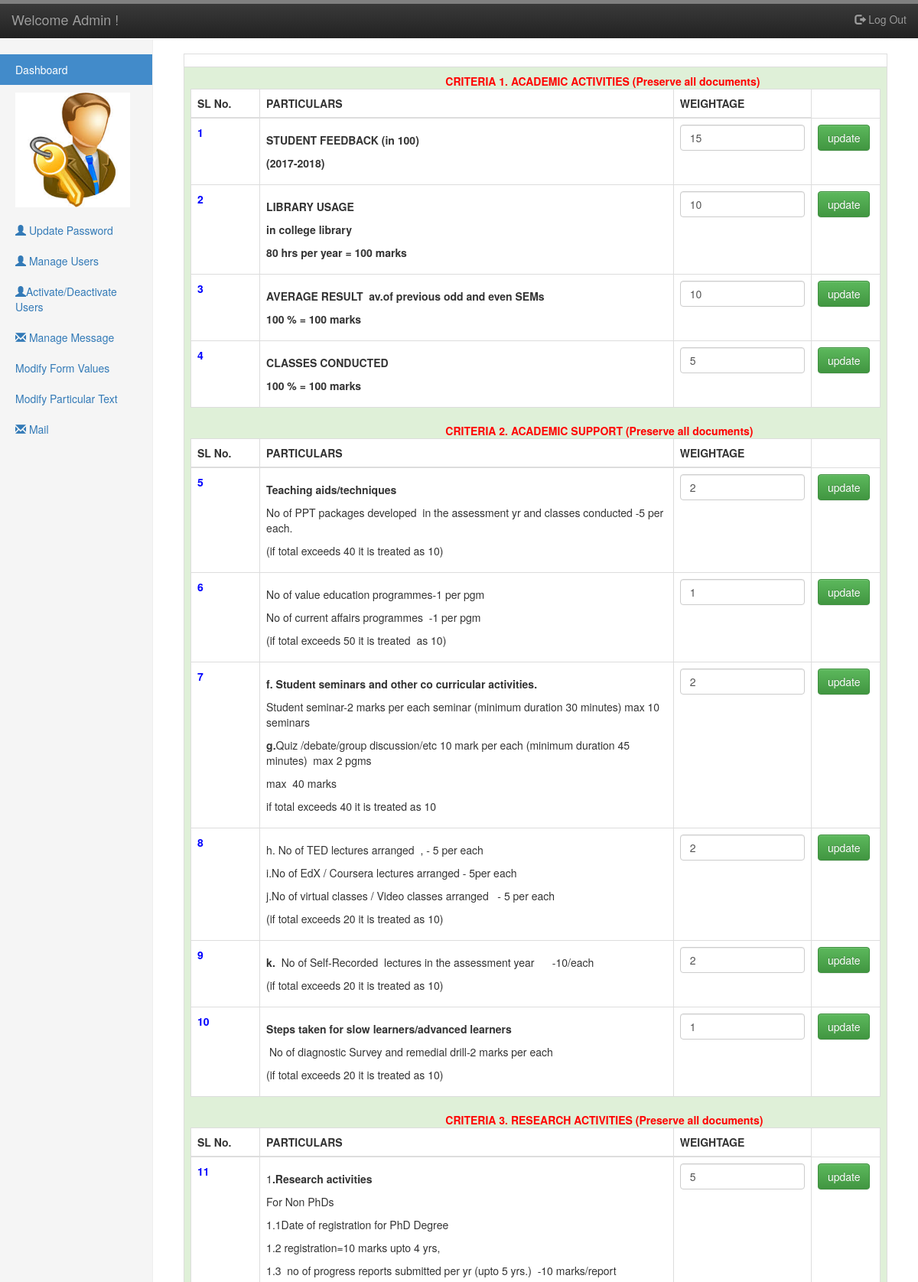
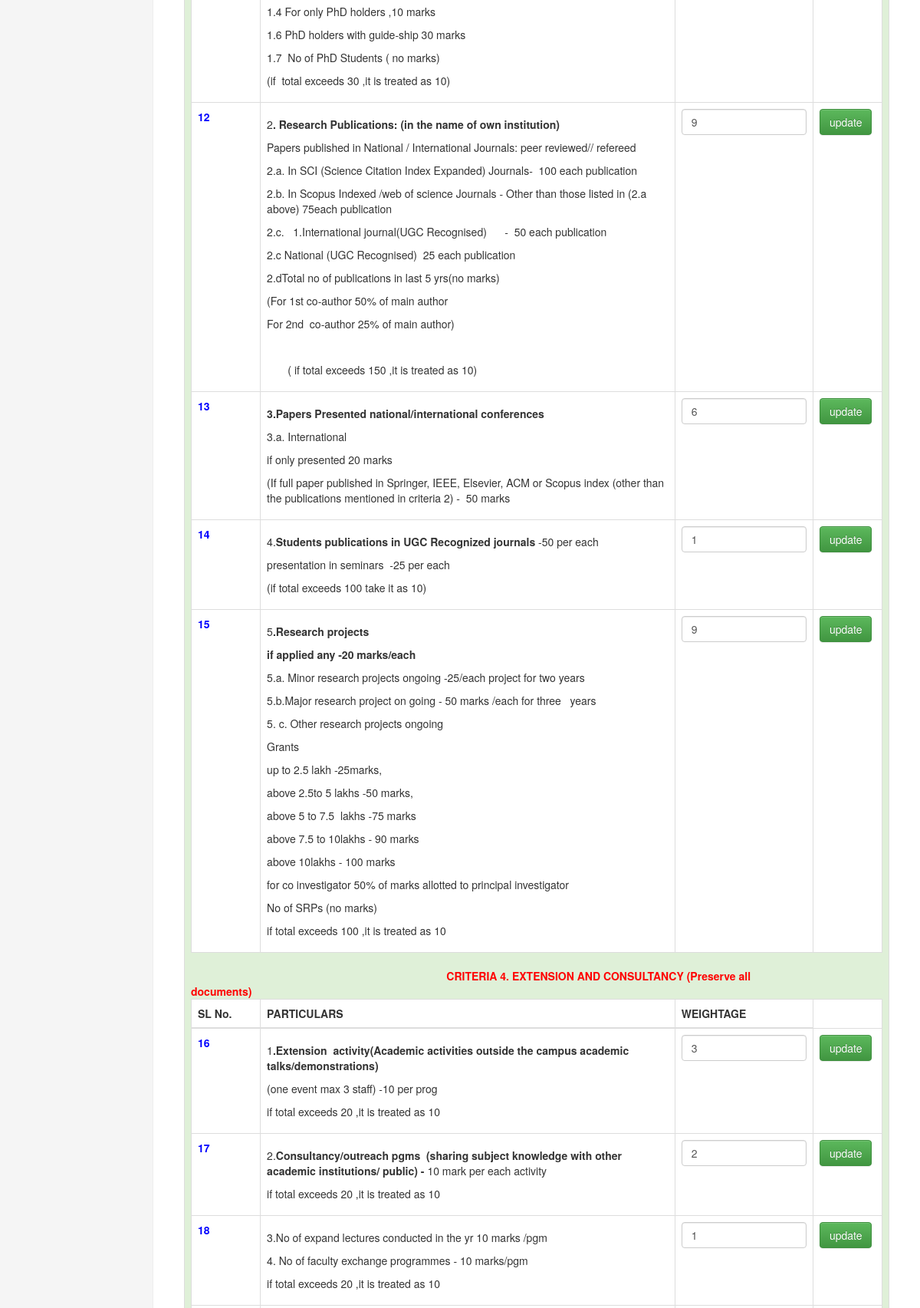
Page /admin/index.php?page=Modify_Weightage_Value (signed in, upper part) on the committed database (2 pictures, top to bottom).
### tables this page shows
CREATE TABLE `criteria` (
  `criteria_id` int(11) NOT NULL,
  `criteria_name` varchar(200) NOT NULL
);

CREATE TABLE `weightage` (
  `particular_id` int(11) NOT NULL,
  `criteria_id` int(11) NOT NULL,
  `weightage_value` float NOT NULL
);

CREATE TABLE `particular` (
  `particular_id` int(11) NOT NULL,
  `criteria_id` int(11) NOT NULL,
  `particular_text` longtext NOT NULL,
  `particular_value` float NOT NULL
);

### admin/modify_weightage.php (the view, shortened to what this page needs)
<?php
extract($_POST);
?>
    <link rel='stylesheet' id='iworks_position-css'  href='../css/iworks_position.min.css' type='text/css' media='handheld, projection, screen' />
            <table class="table table-bordered " >
			          <tr>
			             <td>
						</tr>
            <tr class="success">
                <td>
                        <?php
$sqlcriteria = mysqli_query($conn, "SELECT * from criteria");
while ($row = $sqlcriteria->fetch_assoc())
    { ?>
                                        <b style="padding-left: 250pt;padding-right: 100pt;text-indent: 0pt;text-align: center; color: red;">CRITERIA
                                            <?php  echo $row['criteria_name']; ?>
                                        </b>
                                        <table class="table table-bordered">
                                     <thead>
                                            <tr>
                                                <th style="width: 10%">SL No.</th>
                                                <th style="width: 60%">PARTICULARS</th>
                                                <th style="width: 20%">WEIGHTAGE</th>
                                            </tr>
                                        </thead>
                                            <?php
    $sqlpart = mysqli_query($conn, "SELECT  P.particular_id ,P.particular_text,P.particular_value ,P.criteria_id ,C.criteria_name, W.weightage_value
FROM particular P
LEFT  JOIN weightage W
ON P.particular_id=W.particular_id and P.criteria_id=W.criteria_id
LEFT  JOIN criteria C
ON P.particular_id=W.particular_id and C.criteria_id=P.criteria_id
where P.criteria_id =  '" . $row["criteria_id"] . "'   ");
    while ($row1 = $sqlpart->fetch_assoc())
        { ?>
													<tr>
                                                        <td style="color: blue">
                                                           <b> <?php
        echo $row1['particular_id']; ?> </b>
                                                        <td >
    <p><?php echo $row1['particular_text']; ?></p>
</td>
<form   method="post">
         <td >
         <input value="<?php
        echo $row1["weightage_value"]; ?>" class="form-control" id="<?php
        echo $row1["weightage_value"]; ?>"  min="0" max="20" type= "number" name ="wval"/>
         </td>
    <td>
           <input type="submit" class="btn btn-success" value="update" name="Update_W"/>
    </td>
</form>
                                                    <?php
        }
?>
                                        </td>
                                    </td>
                            </tr>
                                </table>
                                <?php
    }
?>

### css/dashboard.css (style rules this page uses)
body { padding-top: 50px; }

### rows in the picture
criteria: criteria_name "1. ACADEMIC ACTIVITIES (Preserve all documents)"
weightage: particular.particular_id "1", particular.particular_text "STUDENT FEEDBACK (in 100) (2017-2018)", wval "15"
weightage: particular.particular_id "2", particular.particular_text "LIBRARY USAGE in college library 80 hrs per year = 100 marks", wval "10"
weightage: particular.particular_id "3", particular.particular_text "AVERAGE RESULT av.of previous odd and even SEMs 100 % = 100 marks", wval "10"
weightage: particular.particular_id "4", particular.particular_text "CLASSES CONDUCTED 100 % = 100 marks", wval "5"
criteria: criteria_name "2. ACADEMIC SUPPORT (Preserve all documents)"
weightage: particular.particular_id "5", particular.particular_text "Teaching aids/techniques No of PPT packages developed in the assessment yr and classes conducted -5 per each. (if total exceeds 40 it is treated as 10)", wval "2"
weightage: particular.particular_id "6", particular.particular_text "No of value education programmes-1 per pgm No of current affairs programmes -1 per pgm (if total exceeds 50 it is treated as 10)", wval "1"
weightage: particular.particular_id "7", particular.particular_text "f. Student seminars and other co curricular activities. Student seminar-2 marks per each seminar (minimum duration 30 minutes) max 10 seminars g. Quiz /debate/group discussion/etc 10 mark per each (minimum duration 45 minutes) max 2 pgms max 40 marks if total exceeds 40 it is treated as 10", wval "2"
weightage: particular.particular_id "8", particular.particular_text "h. No of TED lectures arranged , - 5 per each i.No of EdX / Coursera lectures arranged - 5per each j.No of virtual classes / Video classes arranged - 5 per each (if total exceeds 20 it is treated as 10)", wval "2"
weightage: particular.particular_id "9", particular.particular_text "k. No of Self-Recorded lectures in the assessment year -10/each (if total exceeds 20 it is treated as 10)", wval "2"
weightage: particular.particular_id "10", particular.particular_text "Steps taken for slow learners/advanced learners No of diagnostic Survey and remedial drill-2 marks per each (if total exceeds 20 it is treated as 10)", wval "1"
criteria: criteria_name "3. RESEARCH ACTIVITIES (Preserve all documents)"
weightage: particular.particular_id "11", particular.particular_text "1 .Research activities For Non PhDs 1.1Date of registration for PhD Degree 1.2 registration=10 marks upto 4 yrs, 1.3 no of progress reports submitted per yr (upto 5 yrs.) -10 marks/report 1.4 For only PhD holders ,10 marks 1.6 PhD holders with guide-ship 30 marks 1.7 No of PhD Students ( no marks) (if total exceeds 30 ,it is treated as 10)", wval "5"
weightage: particular.particular_id "12", particular.particular_text "2 . Research Publications: (in the name of own institution) Papers published in National / International Journals: peer reviewed// refereed 2.a. In SCI (Science Citation Index Expanded) Journals- 100 each publication 2.b. In Scopus Indexed /web of science Journals - Other than those listed in (2.a above) 75each publication 2.c. 1.International journal(UGC Recognised) - 50 each publication 2.c National (UGC Recognised) 25 each publication 2.dTotal no of publications in last 5 yrs(no marks) (For 1st co-author 50% of main author For 2nd co-author 25% of main author) ( if total exceeds 150 ,it is treated as 10)", wval "9"
weightage: particular.particular_id "13", particular.particular_text "3.Papers Presented national/international conferences 3.a. International if only presented 20 marks (If full paper published in Springer, IEEE, Elsevier, ACM or Scopus index (other than the publications mentioned in criteria 2) - 50 marks", wval "6"
weightage: particular.particular_id "14", particular.particular_text "4. Students publications in UGC Recognized journals -50 per each presentation in seminars -25 per each (if total exceeds 100 take it as 10)", wval "1"
weightage: particular.particular_id "15", particular.particular_text "5 .Research projects if applied any -20 marks/each 5.a. Minor research projects ongoing -25/each project for two years 5.b.Major research project on going - 50 marks /each for three years 5. c. Other research projects ongoing Grants up to 2.5 lakh -25marks, above 2.5to 5 lakhs -50 marks, above 5 to 7.5 lakhs -75 marks above 7.5 to 10lakhs - 90 marks above 10lakhs - 100 marks for co investigator 50% of marks allotted to principal investigator No of SRPs (no marks) if total exceeds 100 ,it is treated as 10", wval "9"
criteria: criteria_name "4. EXTENSION AND CONSULTANCY (Preserve all documents)"
weightage: particular.particular_id "16", particular.particular_text "1 .Extension activity(Academic activities outside the campus academic talks/demonstrations) (one event max 3 staff) -10 per prog if total exceeds 20 ,it is treated as 10", wval "3"
weightage: particular.particular_id "17", particular.particular_text "2. Consultancy/outreach pgms (sharing subject knowledge with other academic institutions/ public) - 10 mark per each activity if total exceeds 20 ,it is treated as 10", wval "2"
weightage: particular.particular_id "18", particular.particular_text "3.No of expand lectures conducted in the yr 10 marks /pgm 4. No of faculty exchange programmes - 10 marks/pgm if total exceeds 20 ,it is treated as 10", wval "1"
